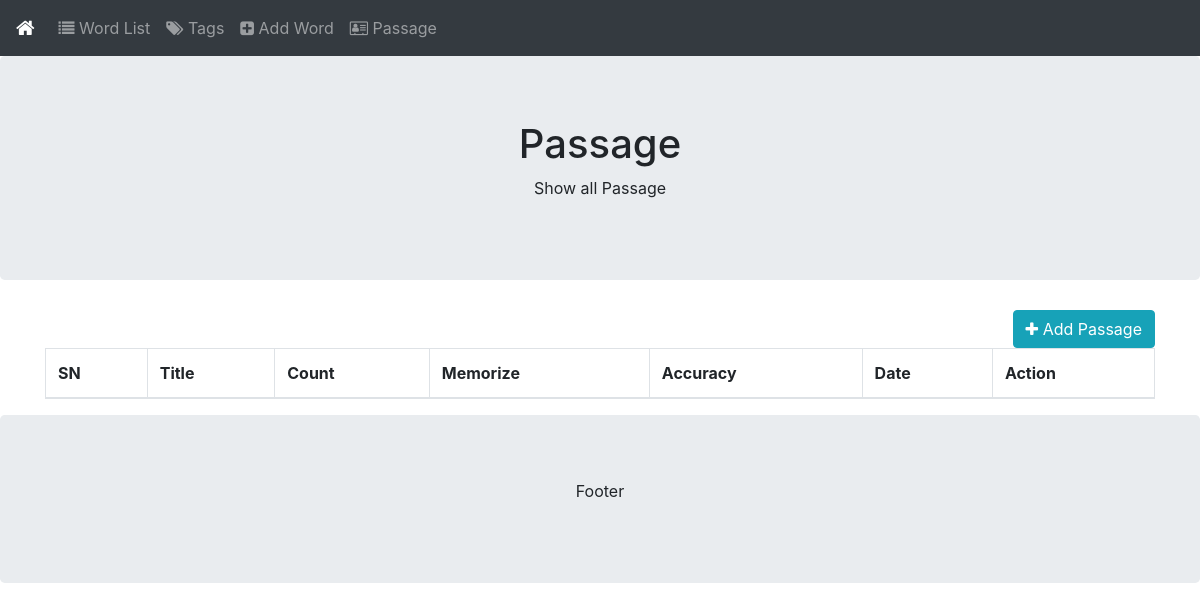
The app's page /paragraph.php, older data.
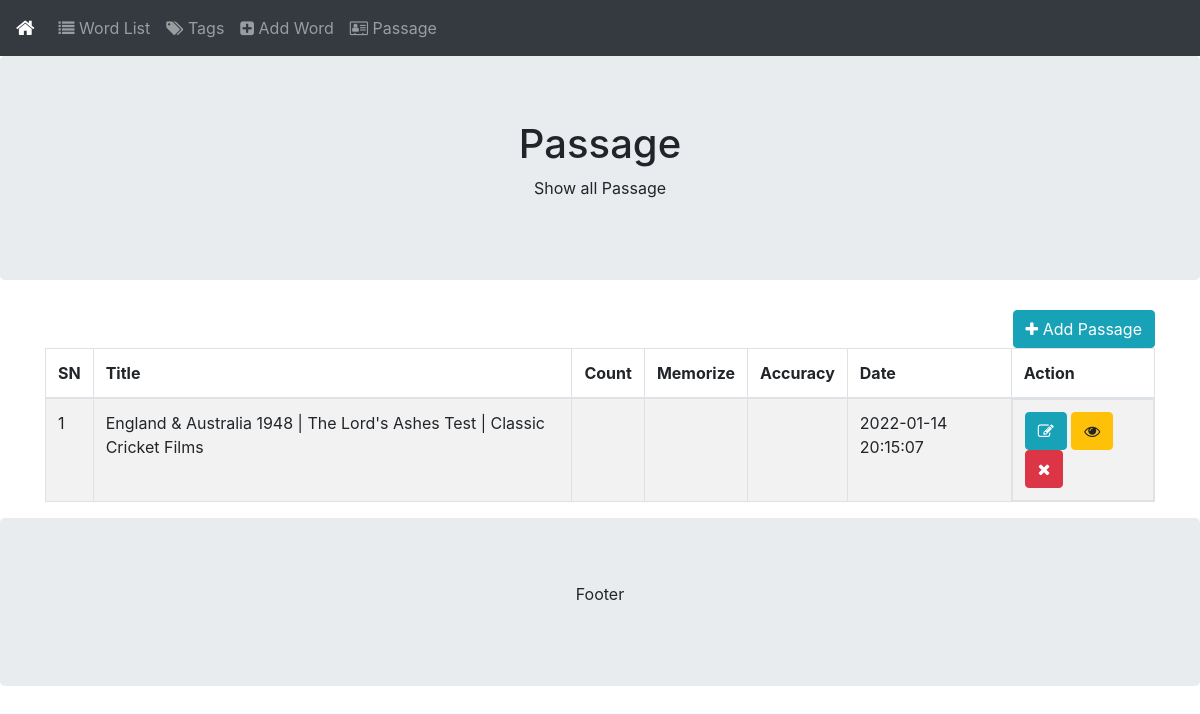
The same page, newer data.
### tables this page shows
CREATE TABLE `paragraph` (
  `id` int(11) NOT NULL,
  `name` varchar(100) NOT NULL,
  `slug` varchar(100) NOT NULL,
  `description` varchar(20000) DEFAULT NULL,
  `iframe` varchar(1000) DEFAULT NULL,
  `count` int(11) DEFAULT NULL,
  `memorize` int(11) DEFAULT NULL,
  `accuracy` int(11) DEFAULT NULL,
  `created_at` datetime NOT NULL DEFAULT current_timestamp(),
  `updated_at` datetime NOT NULL DEFAULT current_timestamp()
);

### database.php (called while the page is built, shortened)
<?php
class Database{
	public $hostname = "localhost";
	public $username = "root";
	public $passowrd = "";
	public $database = "vocabulary";
	public $connection;
	public function __construct()
	{
		$this->connection = new mysqli($this->hostname, $this->username, $this->passowrd, $this->database);
	}
	public function fetch($table, array $columns, array $condition){
		$where_condition = "";
		$columns = (empty($columns)) ? "*" : rtrim(implode(",",$columns), ",");
		$result=$this->connection->query("SELECT $columns FROM $table $where_condition");
		return $result->fetch_all(MYSQLI_ASSOC);
	}
}
$obj = new Database();
?>

### paragraph.php (the view, shortened to what this page needs)
<?php require "header.php"; ?>
<div class="jumbotron text-center" style="margin-bottom:0">
  <h1>Passage</h1>
  <p>Show all Passage</p>
</div>
<div class="container" style="margin-top:30px">
  <div class="row">
    <div class="col-sm-12">
        <a href="save-paragraph.php" class="btn btn-info pull-right"><i class="fa fa-plus" aria-hidden="true"></i> Add Passage</a>
        <table id="word-list" class="table table-striped table-bordered dt-responsive nowrap" style="width:100%">
            <thead>
                <tr>
                    <th>SN</th>
                    <th>Title</th>
                    <th>Count</th>
                    <th>Memorize</th>
                    <th>Accuracy</th>
                    <th>Date</th>
                    <th>Action</th>
                </tr>
            </thead>
            <tbody>
                <?php
                $paragraphs = $obj->fetch("paragraph", array(), array());
                $sn = 1;
                foreach($paragraphs as $paragraph){
                    echo '
                        <tr>
                            <td>'.$sn++.'</td>
                            <td>'.$paragraph['name'].'</td>
                            <td>'.$paragraph['count'].'</td>
                            <td>'.$paragraph['memorize'].'</td>
                            <td>'.$paragraph['accuracy'].'</td>
                            <td>'.$paragraph['updated_at'].'</td>
                            <td class="pull-right">
                                <a href="save-paragraph.php?action=update&id='.$paragraph['id'].'" class="btn btn-info"><i class="fa fa-pencil-square-o" aria-hidden="true"></i></a>
                                <a href="view-paragraph.php?id='.$paragraph['id'].'" class="btn btn-warning"><i class="fa fa-eye" aria-hidden="true"></i></a>
                                <a id="delete-data" data-id="'.$paragraph['id'].'" data-page="paragraph" onclick="deleteData('.$paragraph['id'].')" class="btn btn-danger">
                                    <i class="fa fa-times" aria-hidden="true"></i>
                                </a>
                            </td>
                        </tr>
                    ';
                }
                ?>
            </tbody>
        </table>
    </div>
  </div>
</div>
<?php require "footer.php"; ?>

Row changes from the older to the newer data that the page shows:
added paragraph: name "England & Australia 1948 | The Lord's Ashes Test | Classic Cricket Films", updated_at "2022-01-14 20:15:07"
